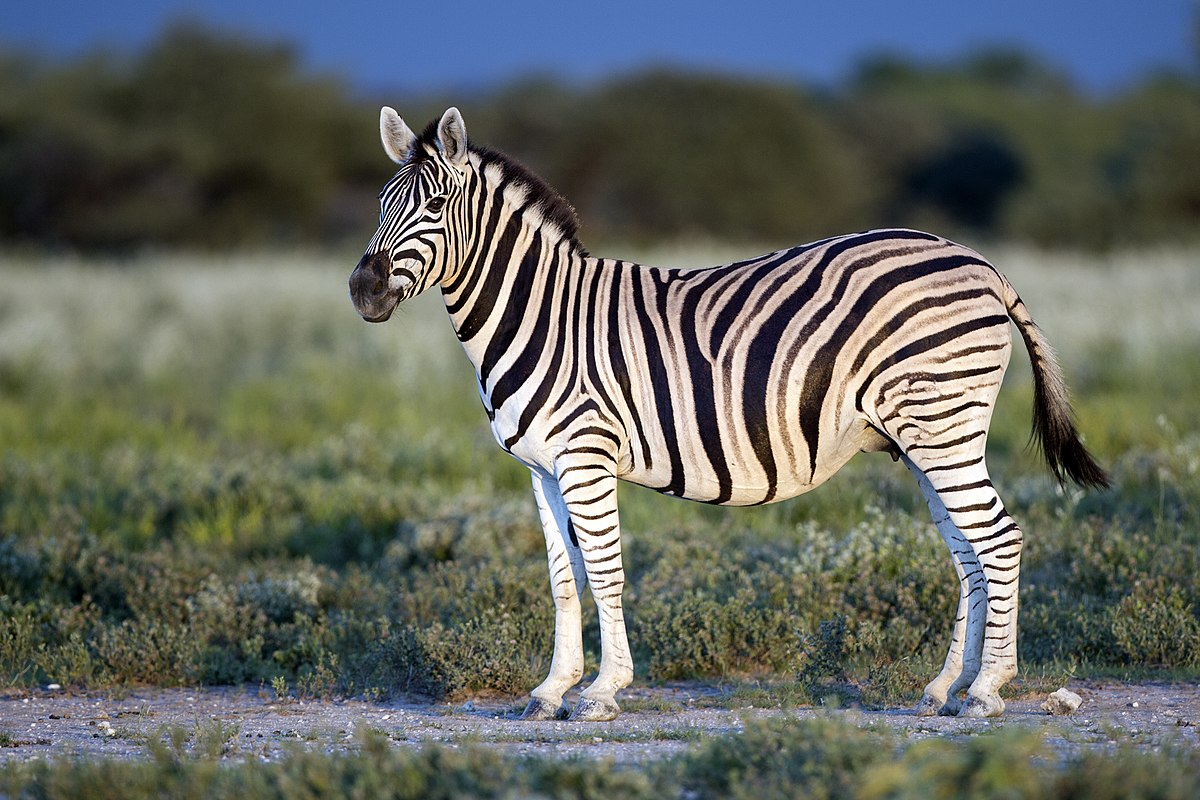
#> input picture q2/zebra.jpg, 1200 x 800 px
$ python zebra.py
#> lines starting #> are read from the running program, lines starting #| are printed output that depends on the picture
import numpy as np
from numpy.fft import fft2, ifft2, fftshift, ifftshift
import cv2
import matplotlib.pyplot as plt

image_path = 'zebra.jpg'
image = cv2.imread(image_path)
#> image is the input picture: shape (800, 1200, 3); mean B, G, R 96.1, 102.6, 98.8
image = cv2.cvtColor(image, cv2.COLOR_BGR2GRAY)
#> image: shape (800, 1200)


# Resize an image using Fourier transform
def resize_image_fourier(input_image):
    # Compute the Fourier Transform of the input image
    fourier_transform = fft2(input_image)

    # Shift the zero frequency component to the center
    shifted_fourier = fftshift(fourier_transform)

    # Pad the Fourier-transformed image to increase its size
    # Get the height and width of the input image
    h, w = input_image.shape
#> h = 800; w = 1200
    # Define the scaling factor
    scale_factor = 4
    # Pad the Fourier-transformed image to increase its size
    padded_fourier = np.pad(shifted_fourier, ((h//2, h//2), (w//2, w//2)), mode='constant') * scale_factor

    # Compute the inverse Fourier Transform to get the resized image
    resized_image = np.abs(ifft2(ifftshift(padded_fourier)))
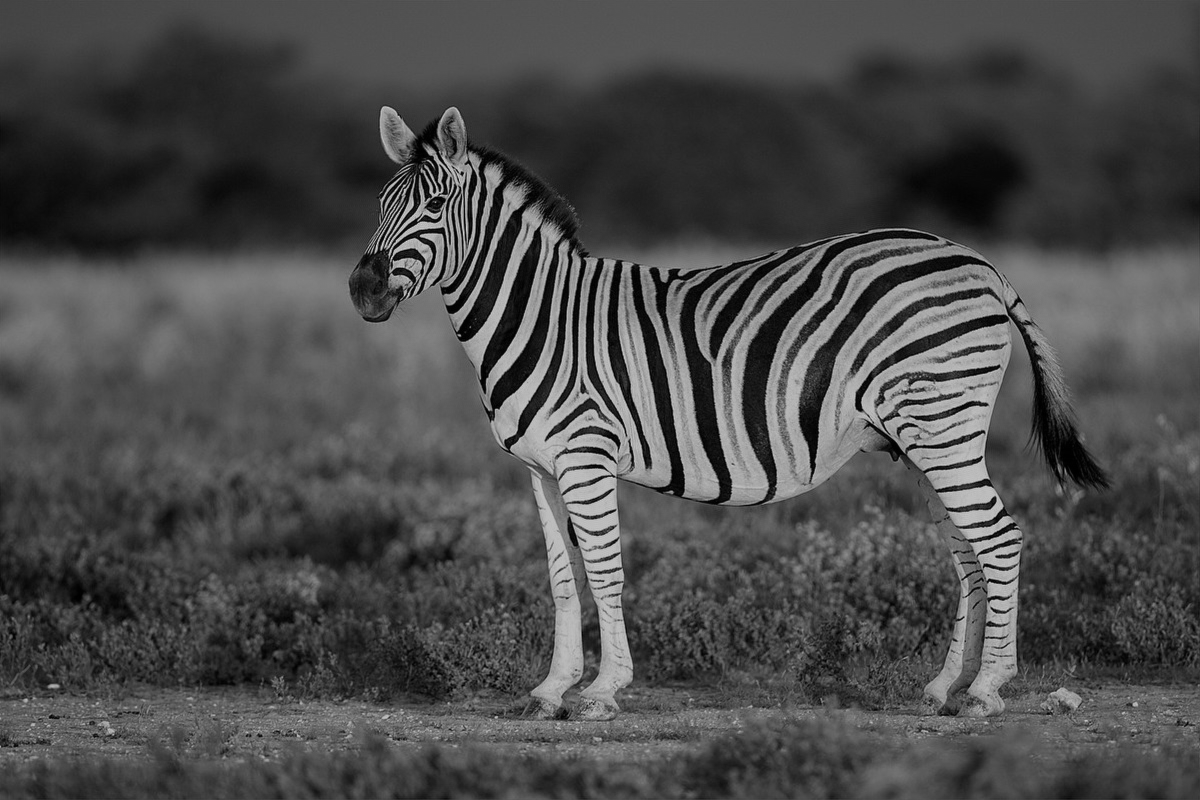
#> resized_image: shape (1600, 2400) float64 (shown at 1/2 size); min 5.13e-16, max 342.2, mean 100.8; drawn with min black and max white

    # Compute the magnitude spectrum of the padded Fourier-transformed image
    magnitude_spectrum = np.log(1 + np.abs(padded_fourier))
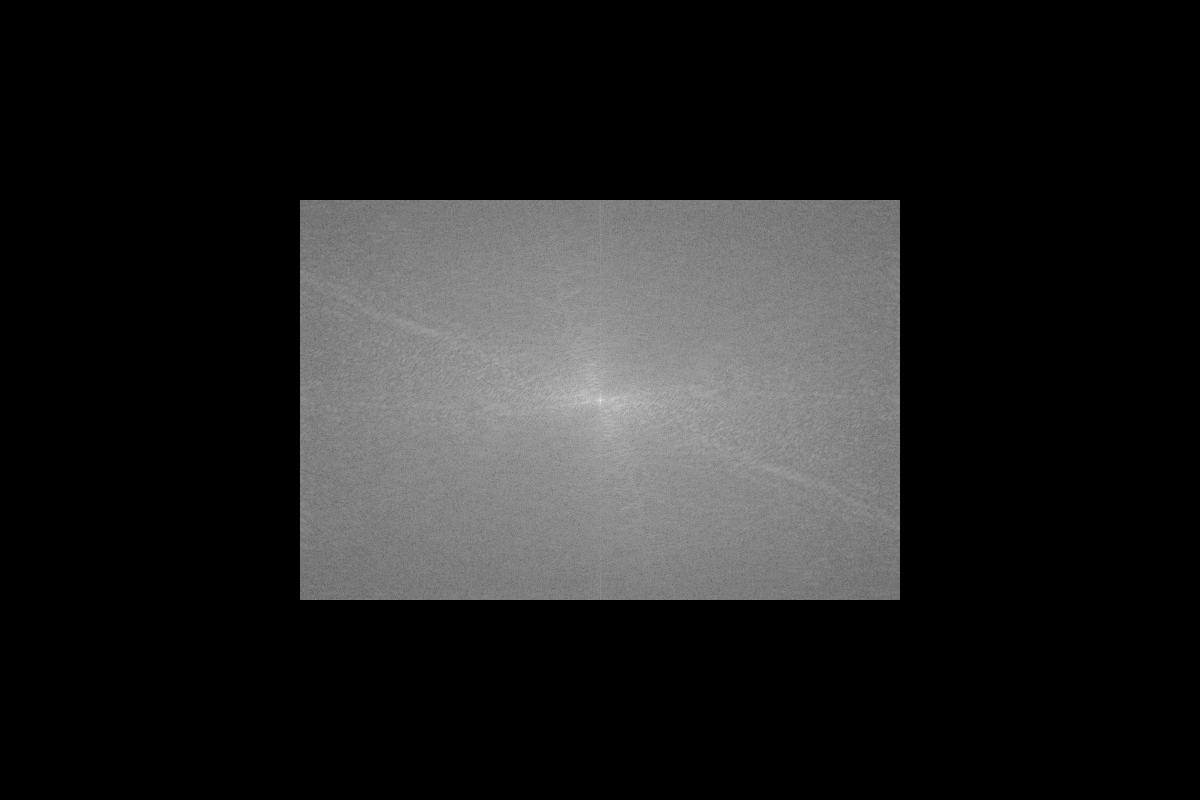
#> magnitude_spectrum: shape (1600, 2400) float64 (shown at 1/2 size); min 0, max 19.77, mean 2.63; drawn with min black and max white

    return magnitude_spectrum, resized_image


# Generate an image with four replicated copies of the input image
def four_replicated_images(input_image):
    # Create meshgrid for the indices
    u, v = np.meshgrid(np.arange(2 * input_image.shape[1]), np.arange(2 * input_image.shape[0]))

    # Compute the indices for replicating the input image
    indices = (v % input_image.shape[0], u % input_image.shape[1])

    # Create four replicated images by indexing the input image and scaling down by a factor of 4
    four_images = input_image[indices] / 4
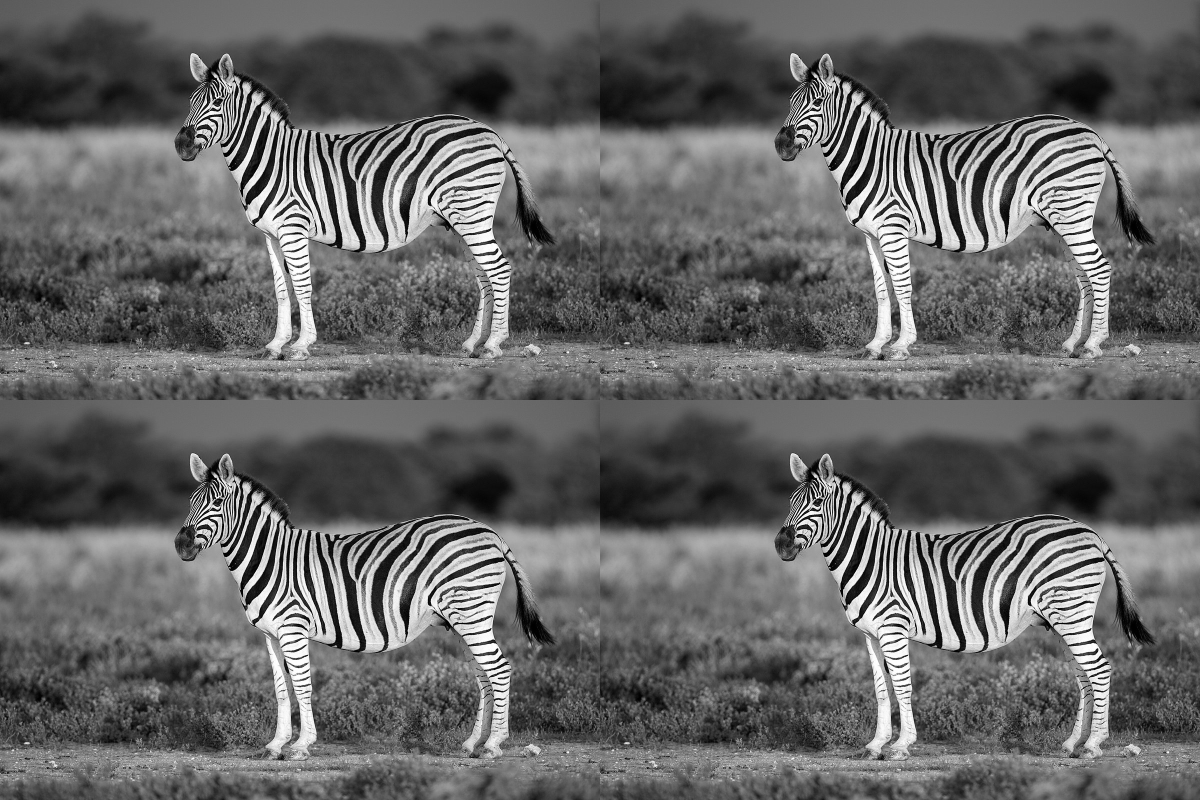
#> four_images: shape (1600, 2400) float64 (shown at 1/2 size); min 0, max 63.75, mean 25.2; drawn with min black and max white

    return four_images


plt.figure(figsize=(10, 10))

# Display the Original Grayscale Image
plt.subplot(321)
plt.title('Original Grayscale Image', fontsize=10)
plt.imshow(image, cmap='gray')
plt.axis('off')

# Display Fourier Spectrum of the Original Grayscale Image
plt.subplot(322)
plt.title('Fourier Spectrum', fontsize=10)
plt.imshow(np.log(1 + np.abs(fftshift(fft2(image)))), cmap='gray')
plt.axis('off')

# Display the Fourier Spectrum with Zero Padding
image_spectrum, resized_image_zero_padding = resize_image_fourier(image)
plt.subplot(323)
plt.title('Fourier Spectrum Zero Padding', fontsize=10)
plt.imshow(image_spectrum, cmap='gray')
plt.axis('off')

# Display Resized Images using Zero Padding
plt.subplot(324)
plt.title('Two Times Larger Grayscale Image', fontsize=10)
plt.imshow(resized_image_zero_padding, cmap='gray')
plt.axis('off')

# Display the Fourier Spectrum of Four Replicated Images
replicated_image = four_replicated_images(image)
plt.subplot(325)
plt.title('Fourier Spectrum Four Copies', fontsize=10)
plt.imshow(np.log(1 + np.abs(fftshift(fft2(replicated_image)))), cmap='gray')
plt.axis('off')

# Display the Four Replicated Images
plt.subplot(326)
plt.title('Four Copies Grayscale Image', fontsize=10)
plt.imshow(replicated_image, cmap='gray')
plt.axis('off')

plt.tight_layout()

plt.savefig('zebra_scaled.png')
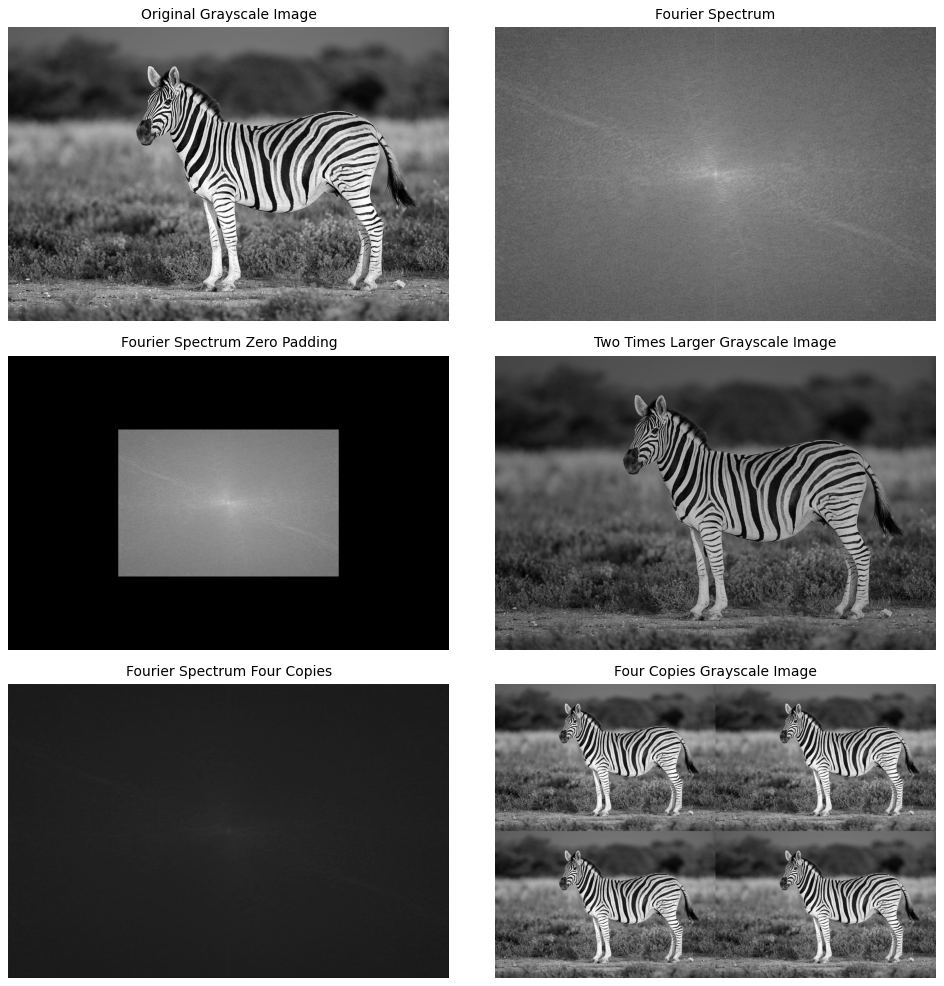
#> figure drawn by matplotlib, 6 panels

plt.show()
